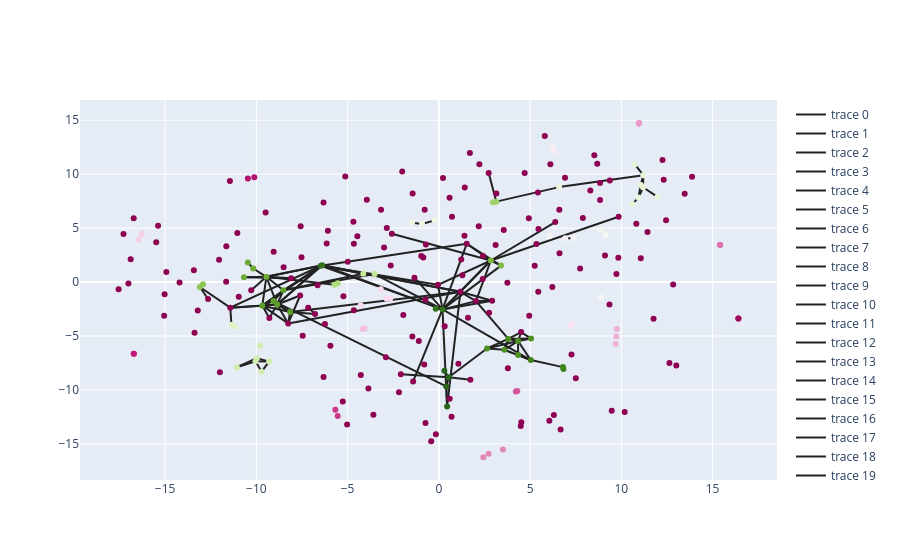

Write notebook code for a chart like this one.
### Code cell
MAX_DISTANCE = 0.885
EDGES = []

for i in range(len(data.vtuber_names)):
    for j in range(len(data.vtuber_names)):
        if MATRIX[i][j] < MAX_DISTANCE and i < j:
            EDGES.append((i, j))

print("Edges:", len(EDGES))

fig = go.Figure()


for (i, j) in EDGES:
    projection1 = projection[i]
    projection2 = projection[j]
    fig.add_trace(go.Scatter(x=[projection1[0], projection2[0]],
                             y=[projection1[1], projection2[1]],
                             mode="lines",
                             marker_color="#222222"))
    
fig.add_trace(go.Scatter(x=projection[:, 0], 
                         y=projection[:, 1],
                         marker_color=labels, 
                         text=data.vtuber_names,
                         mode="markers"))
    
fig.show()

### Figure 1 — Plotly figure (JSON) as saved in the notebook; plotly's stock layout.template omitted (floating-point values rounded to 4 significant figures; data arrays with more than 128 entries replaced by an {"elided": "..."} marker saying what was removed)
{"data": [{"marker": {"color": "#222222"}, "mode": "lines", "type": "scatter", "x": [-12.92, -13.1], "y": [-0.2011, -0.4631]}, {"marker": {"color": "#222222"}, "mode": "lines", "type": "scatter", "x": [11.06, 10.94], "y": [9.006, 7.827]}, {"marker": {"color": "#222222"}, "mode": "lines", "type": "scatter", "x": [11.06, 11.2], "y": [9.006, 9.91]}, {"marker": {"color": "#222222"}, "mode": "lines", "type": "scatter", "x": [11.06, 11.19], "y": [9.006, 8.791]}, {"marker": {"color": "#222222"}, "mode": "lines", "type": "scatter", "x": [-2.575, 2.85], "y": [4.48, 1.997]}, {"marker": {"color": "#222222"}, "mode": "lines", "type": "scatter", "x": [2.85, 0.1997], "y": [1.997, -2.537]}, {"marker": {"color": "#222222"}, "mode": "lines", "type": "scatter", "x": [2.85, 9.85], "y": [1.997, 6.056]}, {"marker": {"color": "#222222"}, "mode": "lines", "type": "scatter", "x": [2.85, 6.379], "y": [1.997, 5.563]}, {"marker": {"color": "#222222"}, "mode": "lines", "type": "scatter", "x": [2.85, 3.406], "y": [1.997, 1.523]}, {"marker": {"color": "#222222"}, "mode": "lines", "type": "scatter", "x": [2.85, 2.033], "y": [1.997, -1.767]}, {"marker": {"color": "#222222"}, "mode": "lines", "type": "scatter", "x": [2.85, 2.418], "y": [1.997, 2.406]}, {"marker": {"color": "#222222"}, "mode": "lines", "type": "scatter", "x": [2.85, 1.527], "y": [1.997, 3.546]}, {"marker": {"color": "#222222"}, "mode": "lines", "type": "scatter", "x": [2.85, 1.181], "y": [1.997, -0.9039]}, {"marker": {"color": "#222222"}, "mode": "lines", "type": "scatter", "x": [2.85, -0.04886], "y": [1.997, -0.2554]}, {"marker": {"color": "#222222"}, "mode": "lines", "type": "scatter", "x": [-10.04, -11.06], "y": [-7.342, -7.896]}, {"marker": {"color": "#222222"}, "mode": "lines", "type": "scatter", "x": [-10.04, -9.712], "y": [-7.342, -8.308]}, {"marker": {"color": "#222222"}, "mode": "lines", "type": "scatter", "x": [-10.04, -9.971], "y": [-7.342, -7.058]}, {"marker": {"color": "#222222"}, "mode": "lines", "type": "scatter", "x": [-10.04, -9.304], "y": [-7.342, -7.378]}, {"marker": {"color": "#222222"}, "mode": "lines", "type": "scatter", "x": [11.98, 11.19], "y": [7.895, 8.791]}, {"marker": {"color": "#222222"}, "mode": "lines", "type": "scatter", "x": [0.5417, -2.082], "y": [-8.829, -8.543]}, {"marker": {"color": "#222222"}, "mode": "lines", "type": "scatter", "x": [0.5417, 0.3029], "y": [-8.829, -8.219]}, {"marker": {"color": "#222222"}, "mode": "lines", "type": "scatter", "x": [0.5417, 0.4074], "y": [-8.829, -9.679]}, {"marker": {"color": "#222222"}, "mode": "lines", "type": "scatter", "x": [0.5417, 1.726], "y": [-8.829, -9.059]}, {"marker": {"color": "#222222"}, "mode": "lines", "type": "scatter", "x": [0.5417, 2.637], "y": [-8.829, -6.162]}, {"marker": {"color": "#222222"}, "mode": "lines", "type": "scatter", "x": [7.239, 7.278], "y": [-4.021, -3.886]}, {"marker": {"color": "#222222"}, "mode": "lines", "type": "scatter", "x": [0.1997, 5.035], "y": [-2.537, -7.236]}, {"marker": {"color": "#222222"}, "mode": "lines", "type": "scatter", "x": [0.1997, -1.41], "y": [-2.537, -9.219]}, {"marker": {"color": "#222222"}, "mode": "lines", "type": "scatter", "x": [0.1997, 2.918], "y": [-2.537, -1.732]}, {"marker": {"color": "#222222"}, "mode": "lines", "type": "scatter", "x": [0.1997, 3.406], "y": [-2.537, 1.523]}, {"marker": {"color": "#222222"}, "mode": "lines", "type": "scatter", "x": [0.1997, 2.033], "y": [-2.537, -1.767]}, {"marker": {"color": "#222222"}, "mode": "lines", "type": "scatter", "x": [0.1997, -6.388], "y": [-2.537, 1.56]}, {"marker": {"color": "#222222"}, "mode": "lines", "type": "scatter", "x": [0.1997, -0.1721], "y": [-2.537, -2.478]}, {"marker": {"color": "#222222"}, "mode": "lines", "type": "scatter", "x": [0.1997, -6.466], "y": [-2.537, 1.503]}, {"marker": {"color": "#222222"}, "mode": "lines", "type": "scatter", "x": [0.1997, -3.523], "y": [-2.537, 0.7343]}, {"marker": {"color": "#222222"}, "mode": "lines", "type": "scatter", "x": [0.1997, 1.527], "y": [-2.537, 3.546]}, {"marker": {"color": "#222222"}, "mode": "lines", "type": "scatter", "x": [0.1997, -1.336], "y": [-2.537, 0.4081]}, {"marker": {"color": "#222222"}, "mode": "lines", "type": "scatter", "x": [0.1997, 1.181], "y": [-2.537, -0.9039]}, {"marker": {"color": "#222222"}, "mode": "lines", "type": "scatter", "x": [0.1997, 0.4528], "y": [-2.537, -11.55]}, {"marker": {"color": "#222222"}, "mode": "lines", "type": "scatter", "x": [0.1997, -0.04886], "y": [-2.537, -0.2554]}, {"marker": {"color": "#222222"}, "mode": "lines", "type": "scatter", "x": [-11.17, -11.36], "y": [-4.129, -3.958]}, {"marker": {"color": "#222222"}, "mode": "lines", "type": "scatter", "x": [4.343, 5.035], "y": [-6.77, -7.236]}, {"marker": {"color": "#222222"}, "mode": "lines", "type": "scatter", "x": [4.343, 4.34], "y": [-6.77, -5.463]}, {"marker": {"color": "#222222"}, "mode": "lines", "type": "scatter", "x": [4.343, 3.594], "y": [-6.77, -6.283]}, {"marker": {"color": "#222222"}, "mode": "lines", "type": "scatter", "x": [16.41, 16.41], "y": [-3.382, -3.386]}, {"marker": {"color": "#222222"}, "mode": "lines", "type": "scatter", "x": [7.374, 6.922], "y": [4.056, 4.061]}, {"marker": {"color": "#222222"}, "mode": "lines", "type": "scatter", "x": [-11.06, -9.971], "y": [-7.896, -7.058]}, {"marker": {"color": "#222222"}, "mode": "lines", "type": "scatter", "x": [6.828, 6.798], "y": [-8.063, -7.887]}, {"marker": {"color": "#222222"}, "mode": "lines", "type": "scatter", "x": [5.035, 4.34], "y": [-7.236, -5.463]}, {"marker": {"color": "#222222"}, "mode": "lines", "type": "scatter", "x": [5.035, 6.798], "y": [-7.236, -7.887]}, {"marker": {"color": "#222222"}, "mode": "lines", "type": "scatter", "x": [5.035, 3.594], "y": [-7.236, -6.283]}, {"marker": {"color": "#222222"}, "mode": "lines", "type": "scatter", "x": [-9.057, 0.4074], "y": [-1.768, -9.679]}, {"marker": {"color": "#222222"}, "mode": "lines", "type": "scatter", "x": [-9.057, -8.52], "y": [-1.768, -0.7667]}, {"marker": {"color": "#222222"}, "mode": "lines", "type": "scatter", "x": [-9.057, -8.857], "y": [-1.768, -2.081]}, {"marker": {"color": "#222222"}, "mode": "lines", "type": "scatter", "x": [-9.057, -9.671], "y": [-1.768, -2.19]}, {"marker": {"color": "#222222"}, "mode": "lines", "type": "scatter", "x": [-9.057, -8.15], "y": [-1.768, -2.784]}, {"marker": {"color": "#222222"}, "mode": "lines", "type": "scatter", "x": [-5.539, -5.716], "y": [-0.1068, -0.2543]}, {"marker": {"color": "#222222"}, "mode": "lines", "type": "scatter", "x": [4.34, 5.052], "y": [-5.463, -5.241]}, {"marker": {"color": "#222222"}, "mode": "lines", "type": "scatter", "x": [4.34, 3.594], "y": [-5.463, -6.283]}, {"marker": {"color": "#222222"}, "mode": "lines", "type": "scatter", "x": [4.34, 2.637], "y": [-5.463, -6.162]}, {"marker": {"color": "#222222"}, "mode": "lines", "type": "scatter", "x": [4.34, 4.51], "y": [-5.463, -4.638]}, {"marker": {"color": "#222222"}, "mode": "lines", "type": "scatter", "x": [4.34, 3.806], "y": [-5.463, -5.275]}, {"marker": {"color": "#222222"}, "mode": "lines", "type": "scatter", "x": [-12.64, -13.1], "y": [-1.577, -0.4631]}, {"marker": {"color": "#222222"}, "mode": "lines", "type": "scatter", "x": [2.969, 3.146], "y": [7.405, 7.453]}, {"marker": {"color": "#222222"}, "mode": "lines", "type": "scatter", "x": [-7.158, -6.782], "y": [-2.372, -2.967]}, {"marker": {"color": "#222222"}, "mode": "lines", "type": "scatter", "x": [5.052, 4.51], "y": [-5.241, -4.638]}, {"marker": {"color": "#222222"}, "mode": "lines", "type": "scatter", "x": [5.052, 3.806], "y": [-5.241, -5.275]}, {"marker": {"color": "#222222"}, "mode": "lines", "type": "scatter", "x": [2.918, 2.033], "y": [-1.732, -1.767]}, {"marker": {"color": "#222222"}, "mode": "lines", "type": "scatter", "x": [2.918, 1.181], "y": [-1.732, -0.9039]}, {"marker": {"color": "#222222"}, "mode": "lines", "type": "scatter", "x": [10.94, 10.59], "y": [7.827, 7.237]}, {"marker": {"color": "#222222"}, "mode": "lines", "type": "scatter", "x": [10.94, 11.19], "y": [7.827, 8.791]}, {"marker": {"color": "#222222"}, "mode": "lines", "type": "scatter", "x": [3.406, 1.527], "y": [1.523, 3.546]}, {"marker": {"color": "#222222"}, "mode": "lines", "type": "scatter", "x": [2.033, 1.181], "y": [-1.767, -0.9039]}, {"marker": {"color": "#222222"}, "mode": "lines", "type": "scatter", "x": [2.033, 3.806], "y": [-1.767, -5.275]}, {"marker": {"color": "#222222"}, "mode": "lines", "type": "scatter", "x": [-10.17, -10.46], "y": [1.258, 1.808]}, {"marker": {"color": "#222222"}, "mode": "lines", "type": "scatter", "x": [-10.17, -9.451], "y": [1.258, 0.4846]}, {"marker": {"color": "#222222"}, "mode": "lines", "type": "scatter", "x": [-11.36, -11.43], "y": [-3.958, -2.375]}, {"marker": {"color": "#222222"}, "mode": "lines", "type": "scatter", "x": [0.4074, 0.4528], "y": [-9.679, -11.55]}, {"marker": {"color": "#222222"}, "mode": "lines", "type": "scatter", "x": [-10.28, -9.451], "y": [-0.7606, 0.4846]}, {"marker": {"color": "#222222"}, "mode": "lines", "type": "scatter", "x": [-2.857, -2.666], "y": [-1.553, -1.528]}, {"marker": {"color": "#222222"}, "mode": "lines", "type": "scatter", "x": [-9.712, -9.304], "y": [-8.308, -7.378]}, {"marker": {"color": "#222222"}, "mode": "lines", "type": "scatter", "x": [-6.388, -4.139], "y": [1.56, 0.7679]}, {"marker": {"color": "#222222"}, "mode": "lines", "type": "scatter", "x": [-6.388, -6.466], "y": [1.56, 1.503]}, {"marker": {"color": "#222222"}, "mode": "lines", "type": "scatter", "x": [-6.388, 1.181], "y": [1.56, -0.9039]}, {"marker": {"color": "#222222"}, "mode": "lines", "type": "scatter", "x": [-6.388, -8.52], "y": [1.56, -0.7667]}, {"marker": {"color": "#222222"}, "mode": "lines", "type": "scatter", "x": [-6.388, -8.857], "y": [1.56, -2.081]}, {"marker": {"color": "#222222"}, "mode": "lines", "type": "scatter", "x": [-6.388, -9.671], "y": [1.56, -2.19]}, {"marker": {"color": "#222222"}, "mode": "lines", "type": "scatter", "x": [-6.388, -9.451], "y": [1.56, 0.4846]}, {"marker": {"color": "#222222"}, "mode": "lines", "type": "scatter", "x": [-6.388, -11.43], "y": [1.56, -2.375]}, {"marker": {"color": "#222222"}, "mode": "lines", "type": "scatter", "x": [-9.971, -9.304], "y": [-7.058, -7.378]}, {"marker": {"color": "#222222"}, "mode": "lines", "type": "scatter", "x": [-8.255, 1.181], "y": [-3.837, -0.9039]}, {"marker": {"color": "#222222"}, "mode": "lines", "type": "scatter", "x": [-8.255, -8.857], "y": [-3.837, -2.081]}, {"marker": {"color": "#222222"}, "mode": "lines", "type": "scatter", "x": [-8.255, -9.671], "y": [-3.837, -2.19]}, {"marker": {"color": "#222222"}, "mode": "lines", "type": "scatter", "x": [-8.255, -8.15], "y": [-3.837, -2.784]}, {"marker": {"color": "#222222"}, "mode": "lines", "type": "scatter", "x": [-8.255, -7.596], "y": [-3.837, -1.249]}, {"marker": {"color": "#222222"}, "mode": "lines", "type": "scatter", "x": [-4.139, -3.523], "y": [0.7679, 0.7343]}, {"marker": {"color": "#222222"}, "mode": "lines", "type": "scatter", "x": [-4.139, -8.52], "y": [0.7679, -0.7667]}, {"marker": {"color": "#222222"}, "mode": "lines", "type": "scatter", "x": [-9.285, -8.857], "y": [-3.336, -2.081]}, {"marker": {"color": "#222222"}, "mode": "lines", "type": "scatter", "x": [-9.285, -9.671], "y": [-3.336, -2.19]}, {"marker": {"color": "#222222"}, "mode": "lines", "type": "scatter", "x": [3.594, 2.637], "y": [-6.283, -6.162]}, {"marker": {"color": "#222222"}, "mode": "lines", "type": "scatter", "x": [3.594, 3.806], "y": [-6.283, -5.275]}, {"marker": {"color": "#222222"}, "mode": "lines", "type": "scatter", "x": [-4.074, -4.173], "y": [-4.328, -4.344]}, {"marker": {"color": "#222222"}, "mode": "lines", "type": "scatter", "x": [-0.2306, -0.9189], "y": [5.721, 5.374]}, {"marker": {"color": "#222222"}, "mode": "lines", "type": "scatter", "x": [3.146, 6.588], "y": [7.453, 8.802]}, {"marker": {"color": "#222222"}, "mode": "lines", "type": "scatter", "x": [3.146, 2.731], "y": [7.453, 10.11]}, {"marker": {"color": "#222222"}, "mode": "lines", "type": "scatter", "x": [-6.466, 1.527], "y": [1.503, 3.546]}, {"marker": {"color": "#222222"}, "mode": "lines", "type": "scatter", "x": [-6.466, 1.181], "y": [1.503, -0.9039]}, {"marker": {"color": "#222222"}, "mode": "lines", "type": "scatter", "x": [-6.466, -8.857], "y": [1.503, -2.081]}, {"marker": {"color": "#222222"}, "mode": "lines", "type": "scatter", "x": [-6.466, -9.671], "y": [1.503, -2.19]}, {"marker": {"color": "#222222"}, "mode": "lines", "type": "scatter", "x": [-6.466, -0.04886], "y": [1.503, -0.2554]}, {"marker": {"color": "#222222"}, "mode": "lines", "type": "scatter", "x": [-6.466, -9.451], "y": [1.503, 0.4846]}, {"marker": {"color": "#222222"}, "mode": "lines", "type": "scatter", "x": [6.588, 11.2], "y": [8.802, 9.91]}, {"marker": {"color": "#222222"}, "mode": "lines", "type": "scatter", "x": [-0.9189, -1.467], "y": [5.374, 5.505]}, {"marker": {"color": "#222222"}, "mode": "lines", "type": "scatter", "x": [-3.523, -8.52], "y": [0.7343, -0.7667]}, {"marker": {"color": "#222222"}, "mode": "lines", "type": "scatter", "x": [2.637, 3.806], "y": [-6.162, -5.275]}, {"marker": {"color": "#222222"}, "mode": "lines", "type": "scatter", "x": [-10.68, -8.093], "y": [0.4464, 0.345]}, {"marker": {"color": "#222222"}, "mode": "lines", "type": "scatter", "x": [-10.68, -9.451], "y": [0.4464, 0.4846]}, {"marker": {"color": "#222222"}, "mode": "lines", "type": "scatter", "x": [11.2, 10.74], "y": [9.91, 10.92]}, {"marker": {"color": "#222222"}, "mode": "lines", "type": "scatter", "x": [11.2, 11.19], "y": [9.91, 8.791]}, {"marker": {"color": "#222222"}, "mode": "lines", "type": "scatter", "x": [-6.782, -8.15], "y": [-2.967, -2.784]}, {"marker": {"color": "#222222"}, "mode": "lines", "type": "scatter", "x": [4.51, 3.806], "y": [-4.638, -5.275]}, {"marker": {"color": "#222222"}, "mode": "lines", "type": "scatter", "x": [1.181, -8.15], "y": [-0.9039, -2.784]}, {"marker": {"color": "#222222"}, "mode": "lines", "type": "scatter", "x": [1.181, 0.4528], "y": [-0.9039, -11.55]}, {"marker": {"color": "#222222"}, "mode": "lines", "type": "scatter", "x": [-8.52, -8.857], "y": [-0.7667, -2.081]}, {"marker": {"color": "#222222"}, "mode": "lines", "type": "scatter", "x": [-8.52, -9.671], "y": [-0.7667, -2.19]}, {"marker": {"color": "#222222"}, "mode": "lines", "type": "scatter", "x": [-8.52, -9.451], "y": [-0.7667, 0.4846]}, {"marker": {"color": "#222222"}, "mode": "lines", "type": "scatter", "x": [-8.857, -9.671], "y": [-2.081, -2.19]}, {"marker": {"color": "#222222"}, "mode": "lines", "type": "scatter", "x": [-8.857, -8.15], "y": [-2.081, -2.784]}, {"marker": {"color": "#222222"}, "mode": "lines", "type": "scatter", "x": [-8.857, -9.451], "y": [-2.081, 0.4846]}, {"marker": {"color": "#222222"}, "mode": "lines", "type": "scatter", "x": [-8.857, -11.43], "y": [-2.081, -2.375]}, {"marker": {"color": "#222222"}, "mode": "lines", "type": "scatter", "x": [-8.857, -7.596], "y": [-2.081, -1.249]}, {"marker": {"color": "#222222"}, "mode": "lines", "type": "scatter", "x": [-9.671, -8.15], "y": [-2.19, -2.784]}, {"marker": {"color": "#222222"}, "mode": "lines", "type": "scatter", "x": [-9.671, -9.451], "y": [-2.19, 0.4846]}, {"marker": {"color": "#222222"}, "mode": "lines", "type": "scatter", "x": [-9.671, -11.43], "y": [-2.19, -2.375]}, {"marker": {"color": "#222222"}, "mode": "lines", "type": "scatter", "x": [-8.093, -9.451], "y": [0.345, 0.4846]}, {"marker": {"color": "#222222"}, "mode": "lines", "type": "scatter", "x": [-13.1, -11.43], "y": [-0.4631, -2.375]}, {"marker": {"color": "#222222"}, "mode": "lines", "type": "scatter", "x": [-5.716, -9.451], "y": [-0.2543, 0.4846]}, {"marker": {"color": {"elided": "253 int values"}}, "mode": "markers", "text": {"elided": "253 str values"}, "type": "scatter", "x": {"elided": "253 float values"}, "y": {"elided": "253 float values"}}], "layout": {}}
